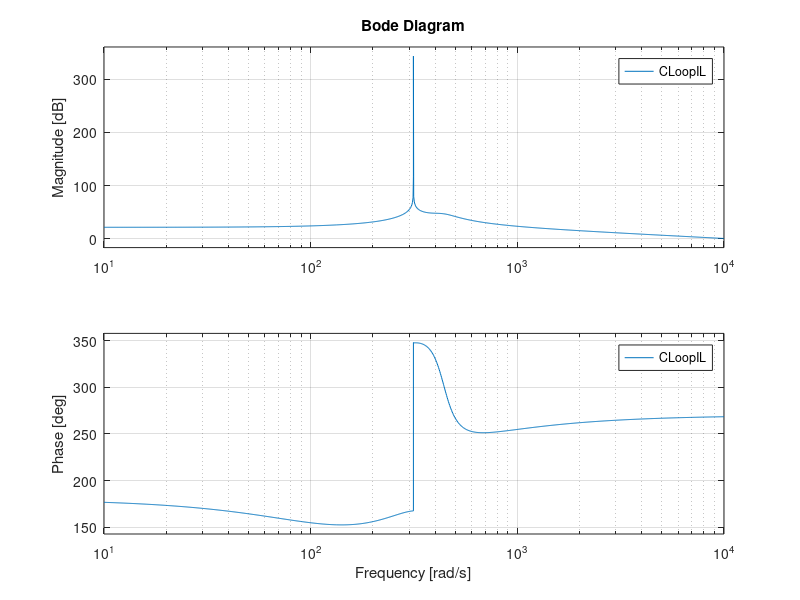

Reproduce this figure in MATLAB. (Note: this script raises an error after producing the figure.)
% Parametros Circuito

P = 120;
Vd = 60;
Vr = 60/sqrt(2);
f = 50;
w = 2*pi*f;
s = tf('s');
Cdc = 500e-6;
C = 600e-6;
L = 0.01688;
R1 = 0.0;
R2 = 0.0;
R = 5.3052;
Zeq = (s^2*L*C*(R+R2)+s*(L+C*(R1*R+R1*R2+R2*R))+R+R1)/(1+s*C*(R+R2));

SensC = 0.2;
SensV = 0.006;

I0 = sqrt(2)*P/Vr;
D0 = 1/2+sqrt(Vr^2+(w*L*P/Vr)^2)/(sqrt(2)*Vd)*cos(atan(w*L*P/Vr^2));

G_vdc_d = -(Zeq*2*I0+D0*2*Vd)/(s*Cdc*Zeq+D0^2);
G_il_d = (s*Cdc*2*Vd-2*I0*D0)/(s*Cdc*Zeq+D0^2);
Bode_Vdc = figure;
Bode_IL = figure;
% figure(Bode_Vdc);
% bode(G_vdc_d)
figure(Bode_IL);
% bode(G_il_d)

% Filtros
% PR
Kp = L*2*1700*pi/(2*Vd);
Kr = 200*pi*s/(s^2+2*pi+w^2);
PR = Kp+Kr;
CLoopIL = series(G_il_d,PR);
bode(CLoopIL)
G_il_vc = CLoopIL/(SensC*(1+CLoopIL));
G_vdc_vc = G_vdc_d*G_il_vc/G_il_d;
rltool(G_vdc_vc)



